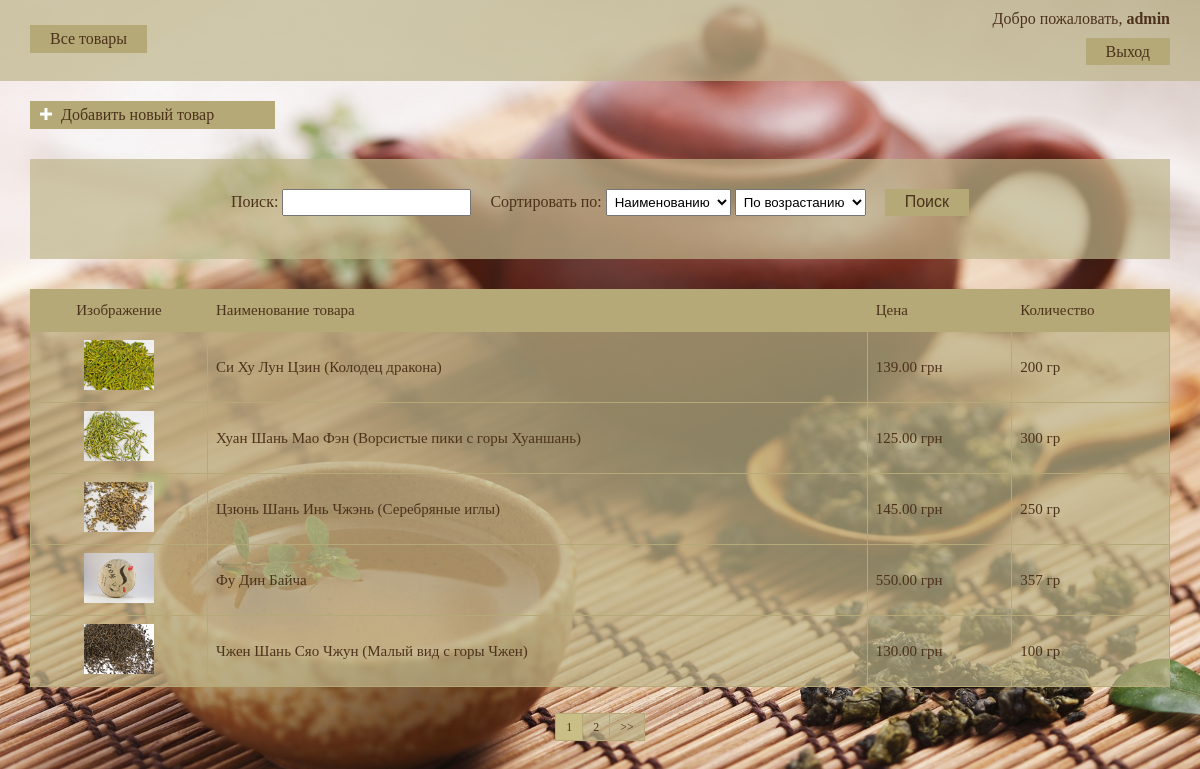
The page /tea/ (signed in) on the database its author committed.
### tea/models.py (models this page shows, shortened)
class Product(models.Model):
    name = models.CharField(max_length=100)
    category = models.ForeignKey(Category, on_delete=models.CASCADE)
    price = models.DecimalField(max_digits=10, decimal_places=2)
    quantity = models.PositiveIntegerField()
    photo = models.ImageField(default='None', upload_to='products_photo/')
    user = models.ForeignKey(User, null=True)

### tea/views.py (the view)
# urls.py: url(r'^page/(?P<page>\d+)/$', ProductsList.as_view(), name='products_list'),
class ProductsList(ListView):
    model = Product
    template_name = 'index.html'
    context_object_name = 'products'
    paginate_by = 5
    def get_queryset(self):
        queryset = super(ProductsList, self).get_queryset()
        search = self.request.GET.get('search')
        sort = self.request.GET.get('sort')
        by = self.request.GET.get('by')
        if search and sort:
            return queryset.filter(Q(name__icontains=search) |
                                   Q(price__icontains=search) |
                                   Q(quantity__icontains=search)
                                   ).order_by(by + sort)
        if search:
            return queryset.filter(Q(name__icontains=search) |
                                   Q(price__icontains=search) |
                                   Q(quantity__icontains=search))
        if sort:
            return queryset.order_by(by + sort)
        return queryset

### templates/index.html (shortened to what this page needs)
{% extends "base.html" %}
{% load staticfiles %}
{% block content %}
    {% if user.is_authenticated %}
        <div class="add_product">
            <a href="/tea/add_product/">
                <img src='{% static "images/add-p.png" %}' alt=''>
                Добавить новый товар
            </a>
        </div>
    {% endif %}
    <div class="filter form">
        {% include 'sort_and_search.html' %}
    </div>
    <table class="products">
        <thead>
            <tr>
                <td class="image">Изображение</td>
                <td>Наименование товара</td>
                <td>Цена</td>
                <td>Количество</td>
            </tr>
        </thead>
        <tbody>
            {% if products %}
                {% for product in  products %}
                    <tr class="hover_tr">
                        <td class="image"><img src='{{ product.photo.url }}'></td>
                        <td>
                            <a class="name_product" href="/tea/product/{{product.id}}/">{{product.name}}</a>
                        </td>
                        <td>{{product.price}} грн</td>
                        <td>{{product.quantity}} гр</td>
                    </tr>
                {% endfor %}
            {% endif %}
        </tbody>
    </table>
    {% if is_paginated %}
        <div class="pagination">
            <ul>
                {% for page in page_obj.paginator.page_range %}
                    {% if page_obj.number == page %}
                        <li class="active">
                            <a href="/tea/page/{{ page }}{% if request.GET.urlencode %}?{{request.GET.urlencode }}{% endif %}">
                                {{page}}
                            </a>
                        </li>
                    {% else %}
                        <li>
                            <a href="/tea/page/{{ page }}{% if request.GET.urlencode %}?{{request.GET.urlencode }}{% endif %}">
                                {{page}}
                            </a>
                        </li>
                    {% endif %}
                {% endfor %}
                {% if page_obj.has_next %}
                    <li>
                        <a href="/tea/page/{{ page_obj.next_page_number }}{% if request.GET.urlencode %}?{{request.GET.urlencode }}{% endif %}">
                            >>
                        </a>
                    </li>
                {% endif %}
            </ul>
        </div>
    {% endif %}
{% endblock %}

### templates/base.html (shortened to what this page needs)
<!DOCTYPE html>
<html lang="en">
<head>
    {% load staticfiles %}
    <link rel="stylesheet" type="text/css" href='{% static "css/style.css" %}'>
</head>
<body>
    <header>
        {% if user.is_authenticated %}
            <p>Добро пожаловать, <b>{{user}}</b></p>
            <p  class="btn"><a href="/tea/logout/">Выход</a></p>
        {% else %}
            <p  class="btn"><a href="/tea/login/">Вход</a></p>
            <p class="btn"><a href="/tea/register/">Регистрация</a></p>
        {% endif %}
        <a href="/tea/" class="main_link">Все товары</a>
    </header>
    {% block content %}
    {% endblock %}
</body>
</html>

### static/css/style.css (style rules this page uses)
html, body, div, span, a, img, strong, b, u, i, ol, ul, li, form, label, table, tbody, thead, tr, th, td, article, aside, footer, header, menu, nav, h1,h2,h3, p { margin: 0; padding: 0; border: 0; }
html, body { height: 100%; width: 100%; }
table { border-collapse: collapse; border-spacing: 0; }
body { background: url(../images/back.jpg) no-repeat; background-size: cover; background-attachment: fixed; }
header { background-color: rgba(190, 181, 138, 0.7); padding: 10px 30px 20px 0; }
header a, header p { text-align: right; text-decoration: none; color: #4d321b; }
.btn { margin-top: 15px; }
.btn a { padding: 5px 20px; font-size: 16px; background-color: #b4a977; -moz-transition: background-color 0.3s 0.1s ease; -o-transition: background-color 0.3s 0.1s ease; -webkit-transition: background-color 0.3s 0.1s ease; }
.main_link { position: absolute; text-align: left; top: 25px; left: 30px; background-color: #b4a977; padding: 5px 20px; font-size: 16px; -moz-transition: background-color 0.3s 0.1s ease; -o-transition: background-color 0.3s 0.1s ease; -webkit-transition: background-color 0.3s 0.1s ease; }
.products { background-color: rgba(190, 181, 138, 0.7); color: #4D321B; margin: 30px; width: 95%; font-size: 15px; }
.products thead { background-color: #b4a977; line-height: 25px; }
.products .hover_tr { -moz-transition: background-color 0.3s 0.1s ease; -o-transition: background-color 0.3s 0.1s ease; -webkit-transition: background-color 0.3s 0.1s ease; }
.products td { padding: 8px; border: 1px solid #b4a977; }
.image { text-align: center; }
.image img { width: 70px; height: 50px; }
.name_product { text-decoration: none; color: #4D321B; }
.pagination { text-align: center; margin-top: 20px; margin-bottom: 50px; }
.pagination ul { font-size:0; line-height:0; letter-spacing:-1px; }
.pagination ul li { display: inline-block; letter-spacing: normal; line-height: 20px; font-size: 11.9px; }
.pagination ul li:first-child a { border-left-width: 1px; }
.pagination ul li a { background-color: rgba(190, 181, 138, 0.7); border-color: #b4a977; border-style: solid; border-width: 1px 1px 1px 0; color: #4d321b; padding: 6px 10px; text-decoration: none; -moz-transition: background-color 0.3s 0.1s ease; -o-transition: background-color 0.3s 0.1s ease; -webkit-transition: background-color 0.3s 0.1s ease; }
.pagination ul li a:hover, .pagination ul li a:focus, .pagination ul .active a { background-color: #CABE87; }
.pagination ul .active a { cursor: default; }
.filter { width: 95%; font-size: 16px; }
.add_product { font-size: 16px; width: 230px; margin: 20px 0 0 30px; cursor: pointer; background-color: #b4a977; padding: 5px 5px 5px 10px; -moz-transition: background-color 0.3s 0.1s ease; -o-transition: background-color 0.3s 0.1s ease; -webkit-transition: background-color 0.3s 0.1s ease; }
.add_product a { color: #4D321B; text-decoration: none; }
.add_product img { margin-right: 5px; width: 12px; }
.form form p, .form { text-align: center; }
.form { margin: 0 auto; margin-top: 30px; background-color: rgba(190, 181, 138, 0.7); padding: 30px 0; color: #4d321b; }

### rows shown on the page
Product: photo (picture), name "Си Ху Лун Цзин (Колодец дракона)", price "139.00", quantity "200"
Product: photo (picture), name "Хуан Шань Мао Фэн (Ворсистые пики с горы Хуаншань)", price "125.00", quantity "300"
Product: photo (picture), name "Цзюнь Шань Инь Чжэнь (Серебряные иглы)", price "145.00", quantity "250"
Product: photo (picture), name "Фу Дин Байча", price "550.00", quantity "357"
Product: photo (picture), name "Чжен Шань Сяо Чжун (Малый вид с горы Чжен)", price "130.00", quantity "100"

### other values the page prints
{{ user }} "admin"
{{ page }} "1"
{{ page }} "2"
